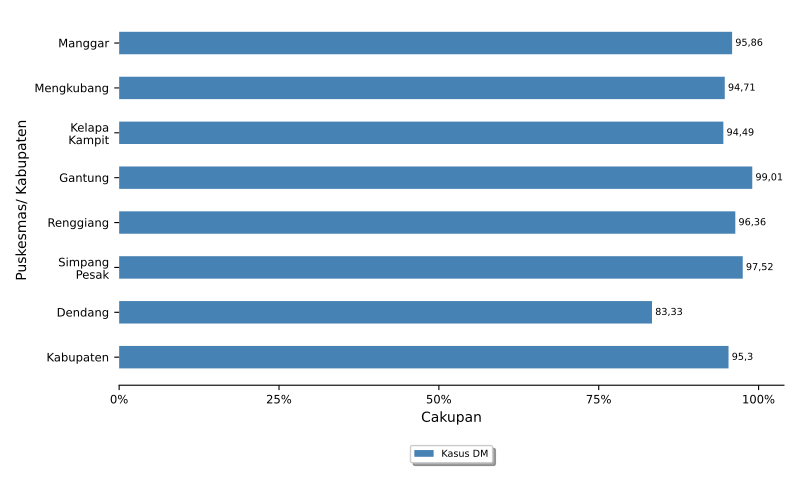

Recreate this plot in Python.
import numpy as np
import matplotlib.pyplot as plt
import pandas
from textwrap import wrap
from matplotlib.ticker import FuncFormatter
import locale
locale.setlocale(locale.LC_ALL, 'id_ID.UTF8')

import sys, os, inspect
currentdir = os.path.dirname(os.path.abspath(inspect.getfile(inspect.currentframe())))
parentdir = os.path.dirname(currentdir)
sys.path.insert(0, parentdir)

berkasData = currentdir +'\\bab_06_14_dataDM.csv'
berkasSimpan = currentdir +'\\bab_06_14_DM.pdf'
# judulDiagram = 'Cakupan Pelayanan Diabetes Melitus\nTahun 2022'
sumbuX = 'Cakupan'
sumbuY = 'Puskesmas\ Kabupaten'
tickerSumbuX = np.arange(0,110,25)
labelBar1 = 'Kasus DM'

# read data file
colnames = ['puskesmas','DM']
data = pandas.read_csv(berkasData, names=colnames, sep=';')
puskesmas = data.puskesmas.tolist()
bar1 = data.DM.tolist()

ind = np.arange(len(puskesmas))  # the x locations for the groups
width = 0.5       # the width of the bars

# make bars
fig, ax = plt.subplots()
rects1 = ax.barh(ind, bar1, width, color='steelblue', label = labelBar1)

# add some text for labels, title and axes ticks
# ax.set_title(judulDiagram)
ax.set_xticks(tickerSumbuX)
ax.set_xlabel(sumbuX)
ax.xaxis.set_major_formatter(FuncFormatter(lambda x, pos: "{:n}%".format(x)))

ax.set_yticks(ind)
ax.set_yticklabels(list([ '\n'.join(wrap(l, 10)) for l in puskesmas ]))
ax.invert_yaxis()
ax.set_ylabel(sumbuY)

ax.tick_params(axis='both', which='major', labelsize='small')
ax.spines['top'].set_visible(False)
ax.spines['right'].set_visible(False)
ax.spines['left'].set_visible(False)

# make legend box
box = ax.get_position()
ax.set_position([box.x0, box.y0 + box.height * 0.1, box.width, box.height * 0.9])
ax.legend(fontsize='x-small', loc='upper center', bbox_to_anchor=(0.5, -0.15), fancybox=True, shadow=True, ncol=1)

# add data label
for i, v in enumerate(bar1):
    ax.text(v+0.5, i, '{:n}'.format(v), ha='left', va='center', fontsize='x-small')

# finishing
pyrfig = plt.figure(1)
pyrfig.set_figwidth(8)
pyrfig.set_figheight(5)
# tight_layout to make consistent size
# adjust subplot to make room for legend
fig.subplots_adjust(bottom=-0.15)
plt.tight_layout()
plt.savefig(berkasSimpan)
plt.close(pyrfig)
# plt.show()
